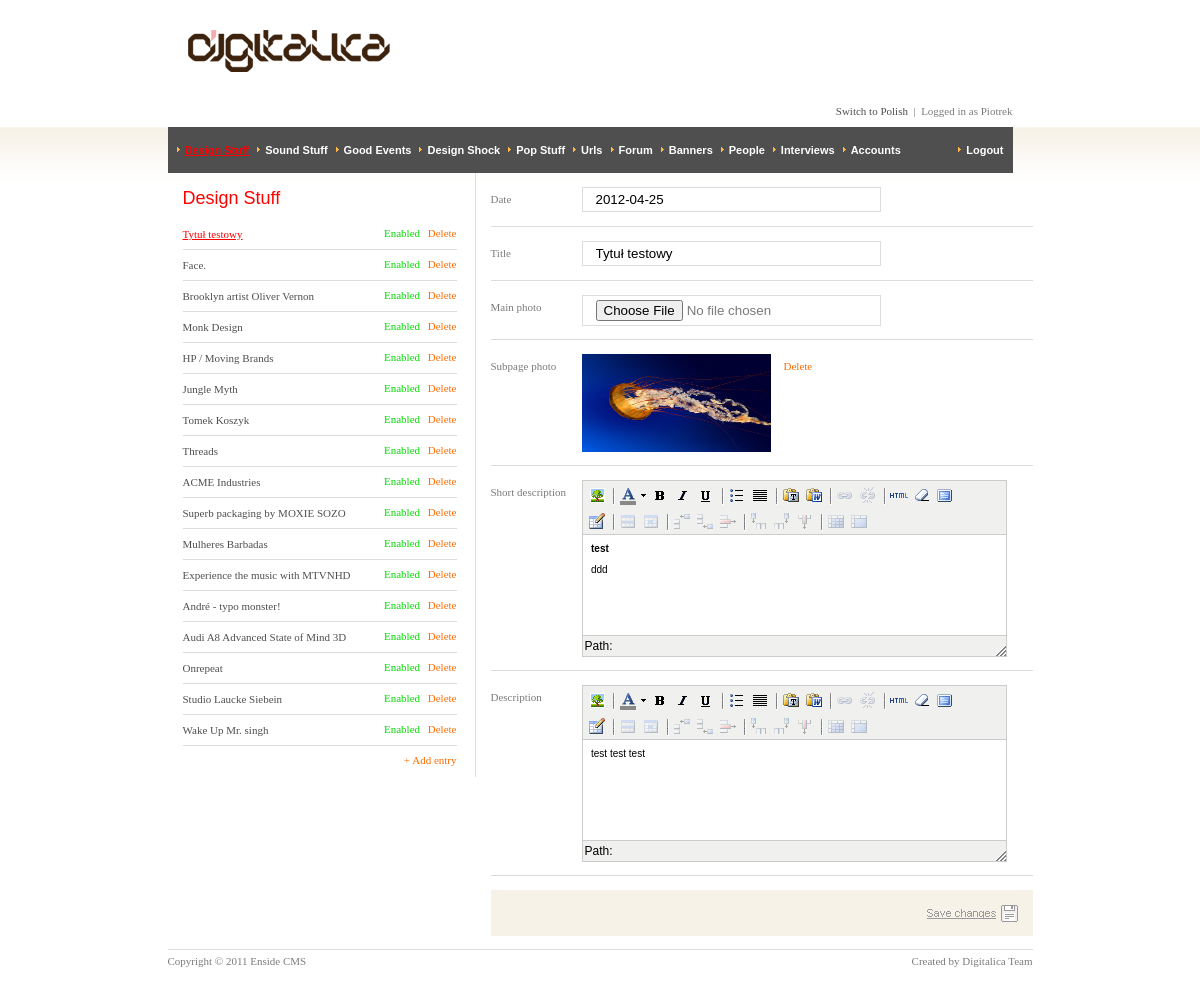
Page /admin/index.php (signed in) on the committed database.
### tables this page shows
CREATE TABLE `sections` (
  `id` int(11) NOT NULL,
  `name` varchar(50) NOT NULL,
  `name_pl` varchar(50) NOT NULL,
  `name_en` varchar(50) NOT NULL,
  `url` varchar(20) NOT NULL
);

CREATE TABLE `threads` (
  `id` int(11) NOT NULL,
  `section` int(11) NOT NULL,
  `date` date NOT NULL,
  `title` varchar(100) NOT NULL,
  `url` varchar(40) NOT NULL,
  `short_text` text NOT NULL,
  `long_text` text NOT NULL,
  `author` int(11) NOT NULL,
  `comments` int(11) NOT NULL DEFAULT '0',
  `img_small` tinyint(1) NOT NULL DEFAULT '0',
  `img_big` tinyint(1) NOT NULL DEFAULT '0',
  `active` tinyint(1) NOT NULL DEFAULT '1'
);

### admin/templates/design-stuff.phtml (called while the page is built)
<? include('templates/threads.phtml');?>

### admin/index.php (called while the page is built, shortened)
<?php
        require('include/functions.php');
	if(!zalogowany()) {
                $category = 'cms';
	} else {
            if(isset($_GET['category'])) $category = $_GET['category']; else $category = '';
	}
        if(!file_exists('controllers/'.$category.'.php')) {
            $category  = include_default(true);
        }
        $filename = 'controllers/'.$category.'.php';
        include($filename);
?>

### admin/include/functions.php (called while the page is built, shortened)
<?	defined( "_29h9xwpHzQWKK6U3ov54noaKk1YASDBhrNPg" ) or die( "Direct Access to this location is not allowed." );
  	function zalogowany() {
 		if(isset($_SESSION['zalogowany']) && $_SESSION['zalogowany']==true && !empty($_SESSION['id']) && !empty($_SESSION['pass_session'])) {
                    $category_db = 'users';
                    $id = $_SESSION['id'];
                    $pass_session = $_SESSION['pass_session'];
                    $sql = "SELECT * FROM `$category_db` WHERE `id` = '$id' AND `pass_session` = '$pass_session' AND `active` = '1' LIMIT 1";
                    $wynik = mysql_query($sql);
                    $w = mysql_fetch_array($wynik);
                    if($w) {
                        generuj_menu_top();
                        $result = true;
                    } else {
                        $result = false;
                    }
 		} else $result = false;
 		return $result;
 	}
        function generate_next_lang() {
            $langs = unserialize(LANGS);
            $key = array_search(LANG, $langs) +1;
            if($key==sizeof($langs)) $key = 0;
            return $langs[$key];
        }
    function generuj_menu_top() {
            $category_db = 'privileges';
            $category_db2 = 'sections';
            $id = $_SESSION['id'];
            $sql = "SELECT * FROM `$category_db2` WHERE `id` IN (SELECT `section` FROM `$category_db` WHERE `user`='$id' AND `active`= 1) ORDER BY `id`";
            $wynik = mysql_query($sql);
    }
?>

### admin/templates/threads.phtml (the view, shortened to what this page needs)
<? include('templates/top.phtml');?>
    <div id="submenu">
        <h1><?=$_SESSION['sections'][$active_category]['name_'.LANG]?></h1>
        <ul>
            <?if(!empty($t['menu'])): ?>
                <?$counter=0; foreach ($t['menu'] as $menu): ?>
                    <li>
                        <a class="submenu-left<?if($menu['id']==$t['record']['id']):?>-selected<?endif;?>" href="<?=SCRIPT."?category=$category&action=edit&id={$menu['id']}"?>"><?=$menu['title']?></a>
                        <div class="submenu-right">
                            <?if($menu['active']):?>
                                <a href="<?=SCRIPT."?category=$category&action=turnOff&id_s={$menu['id']}&id={$t['record']['id']}"?>" class="turnon"><?=LANG_WLACZONY?></a>
                            <?else:?>
                                <a href="<?=SCRIPT."?category=$category&action=turnOn&id_s={$menu['id']}&id={$t['record']['id']}"?>" class="turnoff"><?=LANG_WYLACZONY?></a>
                            <?endif;?>
                            <a href="<?=SCRIPT."?category=$category&action=delete&id_s={$menu['id']}&id={$t['record']['id']}"?>" class="delete" onClick="return confirm('<?=LANG_USUN_KOMUNIKAT?>');"><?=LANG_USUN?></a>
                        </div>
                    </li>
                <?$counter++; endforeach; ?>
            <?endif; ?>
            <li class="noborder">
                <a class="submenu-right" href="<?=SCRIPT."?category=$category&action=add"?>"><?=LANG_DODAJ_WPIS?></a>
            </li>
        </ul>
    </div>
    <div id="content">
        <form method="post" action="<?=SCRIPT."?category=$category&action={$t['action']}" ?>" enctype="multipart/form-data">
            <ul>
                <li>
                    <span class="content-span"><?=LANG_DATA?></span>
                    <input name="date" type="text" value="<?=$t['record']['date']?>" />
                </li>
                <li>
                    <span class="content-span"><?=LANG_TYTUL?></span>
                    <input name="title" type="text" value="<?=$t['record']['title']?>" />
                </li>
                <?php if($t['record']['img_small']): ?>
                    <li>
                        <span class="content-span"><?=LANG_ZDJECIE_GLOWNE?></span>
                        <input type="hidden" name="is_img_small" value="1" />
                        <div id="main-picture-container_small">
                            <img src="images/threads/<?=$t['record']['id'] ?>.jpg" alt=""/>
                            <div class="content-img-top-a">
                                <a href="<?=SCRIPT."?category=$category&action=delete-img_small&id={$t['record']['id']}"?>" class="content-usun" onclick="return confirm('<?=LANG_ZDJECIE_KOMUNIKAT?>');"><?=LANG_USUN?></a>
                            </div>
                        </div>
                    </li>
                <?php else:?>
                    <li>
                        <span class="content-span"><?=LANG_ZDJECIE_GLOWNE?></span>
                        <input type="file" name="img_small" />
                    </li>
                <?php endif;?>
                <?php if($t['record']['img_big']): ?>
                    <li>
                        <span class="content-span"><?=LANG_ZDJECIE_PODSTRONA?></span>
                        <div id="main-picture-container_big">
                            <img src="images/threads/<?=$t['record']['id'] ?>_b.jpg" alt=""/>
                            <div class="content-img-top-a">
                                <a href="<?=SCRIPT."?category=$category&action=delete-img_big&id={$t['record']['id']}"?>" class="content-usun" onclick="return confirm('<?=LANG_ZDJECIE_KOMUNIKAT?>');"><?=LANG_USUN?></a>
                            </div>
                        </div>
                    </li>
                <?php endif;?>
                <li>
                    <span class="content-span"><?=LANG_KROTKI_OPIS?></span>
                </li>
                <li>
                    <span class="content-span"><?=LANG_OPIS?></span>
                </li>
                <li class="noborder">
                    <div id="content-zapisz">
                        <input type="image" id="content-zapisz-button" src="images/cms/langs/<?=LANG;?>/button-zapisz-zmiany.gif" />
                    </div>
                </li>
            </ul>
        </form>
    </div>
<? include('templates/bottom.phtml');?>

### admin/controllers/threads.php (shortened to what this page needs)
<?
    global $category, $default_action, $category_db, $category_db2;
    $category_db = 'threads';
    $default_action = 'edit';
    function generuj_menu() {
            global $category_db, $active_category;
            $sql = "SELECT * FROM `$category_db` WHERE `section` = '$active_category' ORDER BY `date` DESC, `id` DESC";
            $wynik = mysql_query($sql);
            $menu = array();
            while($w = mysql_fetch_array($wynik)) {
                    $menu[] = $w;
            }
            return $menu;
    }
    function generuj_rekord($id='') {
        global $category_db, $category_db2, $active_category;
        if(!empty($id)) {
            $sql = "SELECT * FROM `$category_db` WHERE `section` = '$active_category' AND `id` = '$id' LIMIT 1";
            $wynik = mysql_query($sql);
            $w = mysql_fetch_array($wynik);
        } else {
            $w = false;
        }
        if(!$w) {
            $sql = "SELECT * FROM `$category_db` WHERE `section` = '$active_category' ORDER BY `date` DESC, `id` DESC LIMIT 1";
            $wynik = mysql_query($sql);
            $w = mysql_fetch_array($wynik);
        }
        return $w;
    }
    if(empty($action)) $action = $default_action;
    $continue = true;
    while($continue):
        $continue = false;
        switch($action):
            case 'edit':
                $t['menu'] = generuj_menu();
                if(empty($id)) $id = (int)isset($_GET['id'])?$_GET['id']:0;
                $t['record'] = generuj_rekord($id);
                $t['action'] = 'edit-save';
                include("templates/$category.phtml");
                break;
        endswitch;
    endwhile;
?>

### admin/templates/top.phtml (shortened to what this page needs)
<!DOCTYPE html PUBLIC "-//W3C//DTD XHTML 1.0 Transitional//EN" "http://www.w3.org/TR/xhtml1/DTD/xhtml1-transitional.dtd">
<html xmlns="http://www.w3.org/1999/xhtml">
<head>
    <link rel="stylesheet" href="styles/style-admin.css" media="all" />
    <link rel="stylesheet" href="styles/style-admin-digitalica.css" media="all" />
    <link rel="stylesheet" href="styles/lightbox.css" type="text/css" media="screen" />
</head>
<body>
	<div id="container">
        <div id="logo">
        	<a href="<?=SCRIPT;?>"><img src="images/cms/logo.gif" /></a>
        </div>
        <?if($category!='cms'):?>
            <div id="login">
                <a href="<?=SCRIPT."?category=cms&action=lang&lang=".generate_next_lang();?>"><?=LANG_ZMIEN_JEZYK?></a> &nbsp;|&nbsp;
                <?=LANG_ZALOGOWANY_JAKO?> <?=$_SESSION['name']?>
            </div>
            <ul id="menu-top">
                <?if(!empty($_SESSION['sections'])): ?>
                    <?$counter=0; foreach ($_SESSION['sections'] as $m): ?>
                        <li><a href="<?=SCRIPT."?category={$m['url']}" ?>"<?if($active_category==$m['id']):?> id="menu-top-a-selected"<?endif;?>><?=$m['name_'.LANG]?></a></li>
                    <?$counter++; endforeach; ?>
                <?endif; ?>
                <li class="menu-top-right"><a href="<?=SCRIPT."?category=cms&action=logout" ?>"><?=LANG_WYLOGUJ?></a></li>
            </ul>
        <?endif;?>

### styles/style-admin.css (style rules this page uses)
* { margin:0; padding:0; }
body { background: url(../images/cms/bgr.gif) repeat-x white; font-family: Tahoma; font-size: 11px; color: #7b7b7b; }
a { color: #4f4f4f; text-decoration: none; }
img { border: 0; }
ul { margin: 0; padding:0; }
h1 { font-size: 18px; color: #ff0000; font-family: Arial, Helvetica, sans-serif; font-weight:normal; }
div#container { width: 865px; margin: 0 auto; padding-bottom: 20px; position:relative; padding-top: 127px; }
div#logo { position: absolute; top: 30px; left: 20px; }
div#login { position: absolute; top: 105px; right: 20px; }
ul#menu-top { font-family:Arial, Helvetica, sans-serif; background: #4f4f4f; list-style: none; height: 46px; width: 835px; padding: 0 5px; line-height: 46px; }
ul#menu-top li { float:left; margin: 0 4px; background: url(../images/cms/arrow-orange.gif) no-repeat; background-position: 0px 20px; padding-left: 8px; }
ul#menu-top li a { color: #fff; font-weight: bold; }
ul#menu-top li a#menu-top-a-selected { text-decoration: underline; color: #ff0000; }
ul#menu-top li.menu-top-right { float: right; }
div#submenu { padding-left: 15px; padding-top: 15px; width: 274px; padding-right: 18px; border: solid #dddddd; border-width: 0 1px 0 0; float: left; }
div#submenu ul { padding-bottom: 20px; padding-top: 10px; }
div#submenu ul li { list-style: none; border-color: #dddddd; border-style: solid; border-width: 0 0 1px 0; width: 274px; line-height: 19px; padding-top: 6px; padding-bottom: 5px; position: relative; }
div#submenu ul li .submenu-left, div#submenu ul li .submenu-left-selected { display: block; width: 190px; }
div#submenu ul li .submenu-left-selected, div#submenu ul li .submenu-left-shorter-selected { color: #ff0000; text-decoration:underline; }
div#submenu ul li .submenu-right { position: absolute; top: 5px; right: 0px; width:89px; text-align:right; color: #ff6c00; }
div#submenu ul li a.turnon { color: #00dd00; margin-right: 5px; }
div#submenu ul li div { position: absolute; top: 5px; right: 0px; }
div#submenu ul li div a { color: #ff6c00; }
div#content { float: left; padding-left: 15px; vertical-align: top; min-height: 400px; }
div#content input { width: 271px; border: 1px solid #dddddd; padding: 4px 13px; }
div#content ul { width: 540px; }
div#content ul li { list-style: none; padding-bottom: 13px; padding-top: 14px; border: solid #dddddd; border-width: 0 0 1px 0; position: relative; line-height: 25px; width: 542px; }
ul li.noborder, div#submenu ul li.noborder, div#content ul li.noborder { border: 0; }
div#content ul li a { color: #ff6c00; }
div#content ul li span.content-span { width: 91px; float: left; }
div#content ul li div.content-img-top-a { position: absolute; top: 14px; display: inline; padding-left: 13px; color: #f6f4ee; }
div#main-picture-container_big img { width: 189px; height:98px; }
div#content-zapisz { background: #F7F2E8; width: 100%; height: 46px; }
div#content-zapisz input#content-zapisz-button { width: 91px; height: 17px; float: right; padding: 15px; margin: 0; border: none; }

### scripts/tiny_mce/themes/advanced/skins/default/content.css (style rules this page uses)
body, td, pre { color:#000; font-family:Verdana, Arial, Helvetica, sans-serif; font-size:10px; margin:8px; }
body { background:#FFF; }
h1 { font-size: 2em }
img { border:0; }

### rows in the picture
sections: name_en "Sound Stuff"
sections: name_en "Good Events"
sections: name_en "Design Shock"
sections: name_en "Pop Stuff"
sections: name_en "Urls"
sections: name_en "Forum"
sections: name_en "Banners"
sections: name_en "People"
sections: name_en "Interviews"
sections: name_en "Accounts"
threads: title "Tytuł testowy", date "2012-04-25", img_big 1 (drawn)
threads: title "Face."
threads: title "Brooklyn artist Oliver Vernon"
threads: title "Monk Design"
threads: title "HP / Moving Brands"
threads: title "Jungle Myth"
threads: title "Tomek Koszyk"
threads: title "Threads"
threads: title "ACME Industries"
threads: title "Superb packaging by MOXIE SOZO"
threads: title "Mulheres Barbadas"
threads: title "Experience the music with MTVNHD"
threads: title "André - typo monster!"
threads: title "Audi A8 Advanced State of Mind 3D"
threads: title "Onrepeat"
threads: title "Studio Laucke Siebein"
threads: title "Wake Up Mr. singh"
